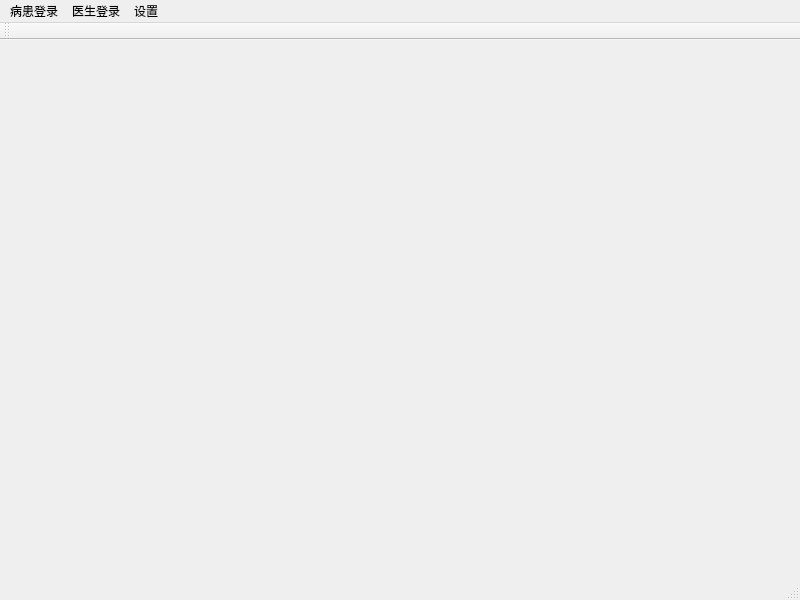
<?xml version="1.0" encoding="UTF-8"?>
<ui version="4.0">
 <class>MainWindow</class>
 <widget class="QMainWindow" name="MainWindow">
  <property name="geometry">
   <rect>
    <x>0</x>
    <y>0</y>
    <width>800</width>
    <height>600</height>
   </rect>
  </property>
  <property name="windowTitle">
   <string>MainWindow</string>
  </property>
  <widget class="QWidget" name="centralwidget"/>
  <widget class="QMenuBar" name="menubar">
   <property name="geometry">
    <rect>
     <x>0</x>
     <y>0</y>
     <width>800</width>
     <height>26</height>
    </rect>
   </property>
   <widget class="QMenu" name="menu">
    <property name="title">
     <string>病患登录</string>
    </property>
    <addaction name="actionguahao_2"/>
    <addaction name="actionquyao"/>
   </widget>
   <widget class="QMenu" name="menu_2">
    <property name="title">
     <string>医生登录</string>
    </property>
    <addaction name="actionjiaohao"/>
    <addaction name="actionkaiyao"/>
   </widget>
   <widget class="QMenu" name="menu_3">
    <property name="title">
     <string>设置</string>
    </property>
   </widget>
   <addaction name="menu"/>
   <addaction name="menu_2"/>
   <addaction name="menu_3"/>
  </widget>
  <widget class="QStatusBar" name="statusbar"/>
  <widget class="QToolBar" name="toolBar">
   <property name="windowTitle">
    <string>toolBar</string>
   </property>
   <attribute name="toolBarArea">
    <enum>TopToolBarArea</enum>
   </attribute>
   <attribute name="toolBarBreak">
    <bool>false</bool>
   </attribute>
  </widget>
  <action name="actionguahao">
   <property name="text">
    <string>guahao </string>
   </property>
  </action>
  <action name="action_reg">
   <property name="text">
    <string>挂号</string>
   </property>
  </action>
  <action name="action_med">
   <property name="text">
    <string>取药</string>
   </property>
  </action>
  <action name="actionguahao_2">
   <property name="text">
    <string>挂号</string>
   </property>
  </action>
  <action name="actionquyao">
   <property name="text">
    <string>取药</string>
   </property>
  </action>
  <action name="actionadzhuyuanpat">
   <property name="text">
    <string>住院单</string>
   </property>
  </action>
  <action name="actionjiaohao">
   <property name="text">
    <string>叫号</string>
   </property>
  </action>
  <action name="actionkaiyao">
   <property name="text">
    <string>开药</string>
   </property>
  </action>
  <action name="actionzhuyuandoc">
   <property name="text">
    <string>住院医嘱</string>
   </property>
  </action>
 </widget>
 <resources/>
 <connections/>
</ui>
